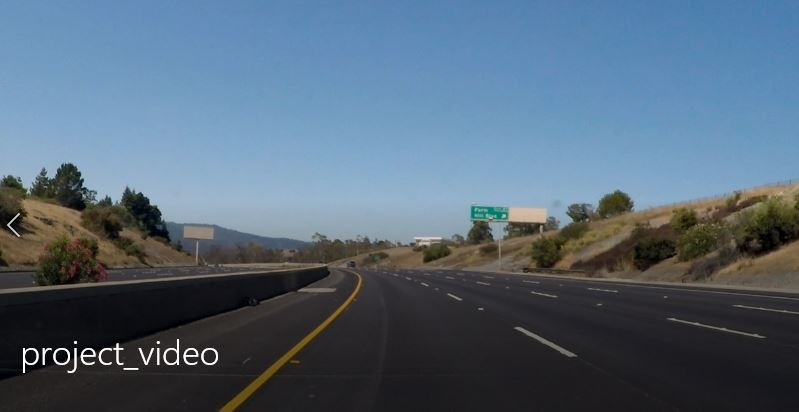
#> input picture ch05/road.jpg, 799 x 412 px
$ python image_crop.py
#> lines starting #> are read from the running program, lines starting #| are printed output that depends on the picture
# Import packages
import cv2
import numpy as np

img = cv2.imread('road.jpg')
#> img is the input picture: shape (412, 799, 3); mean B, G, R 120.2, 103.4, 84.9
print(img.shape) # Print image shape
#| (412, 799, 3)
img_height = img.shape[0]
#> img_height = 412
img_width = img.shape[1]
#> img_width = 799

crop_pos_y = (img_height // 3) * 2
#> crop_pos_y = 274

crop_pt_x = img_height
#> crop_pt_x = 412
cv2.imshow("original", img)

# Cropping an image
# [height, width]
cropped_image = img[crop_pos_y:img_height-1, 200:img_width-100]
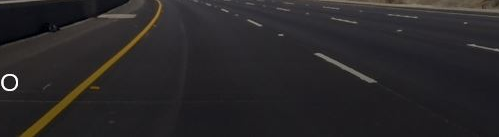
#> cropped_image: shape (137, 499, 3); mean B, G, R 40.2, 38.9, 41.3

# Display cropped image
cv2.imshow("cropped", cropped_image)

# Save the cropped image
cv2.imwrite("Cropped Image.jpg", cropped_image)

cv2.waitKey(0)
cv2.destroyAllWindows()

$ run again, with ch05/namecard.jpg copied over ch05/road.jpg
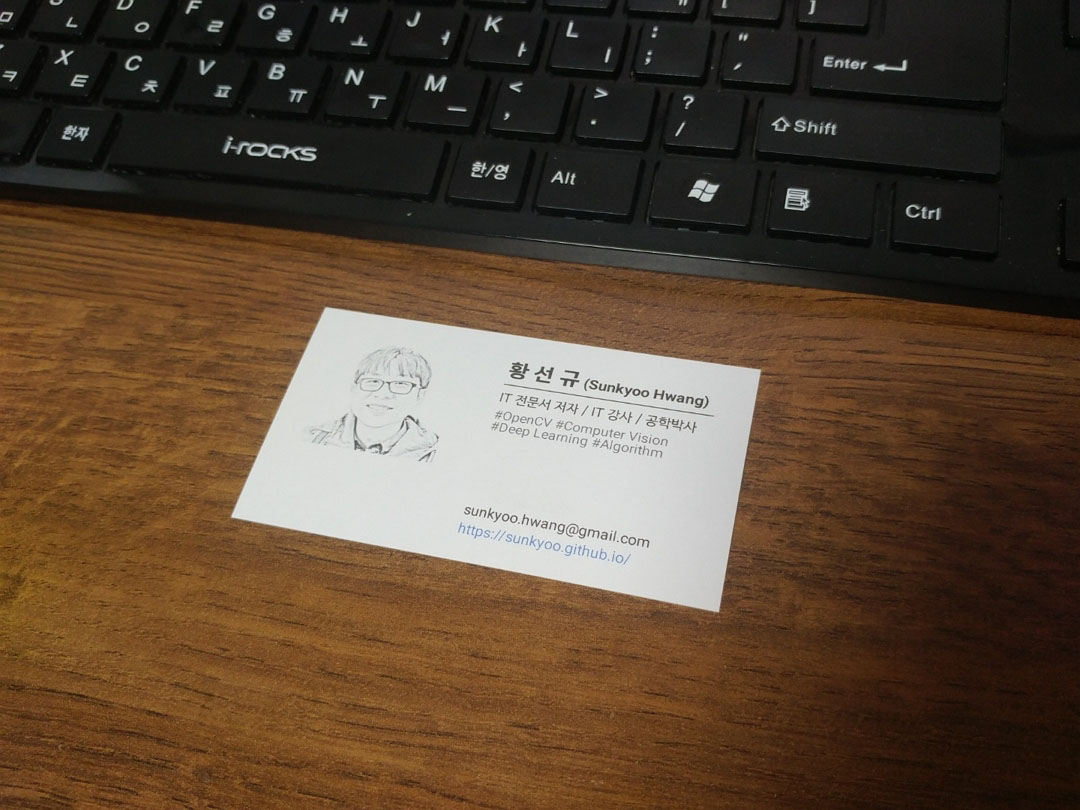
#> input picture ch05/namecard.jpg, 1080 x 810 px
#> img is the input picture: shape (810, 1080, 3); mean B, G, R 53.2, 71.1, 90.7
#| (810, 1080, 3)
#> `cropped_image = img[crop_pos_y:img_height-1, 200:img_width-100]`:
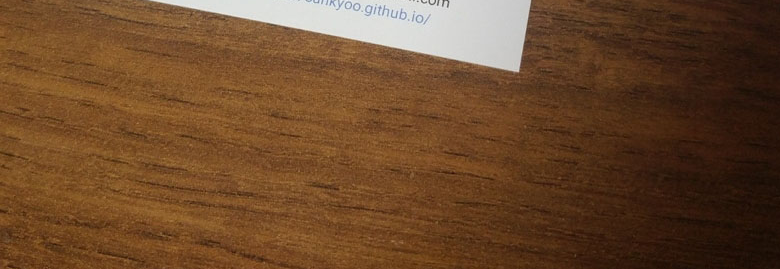
#> cropped_image: shape (269, 780, 3); mean B, G, R 43.9, 73.2, 108.2

$ run again, with ch05/pen.jpg copied over ch05/road.jpg
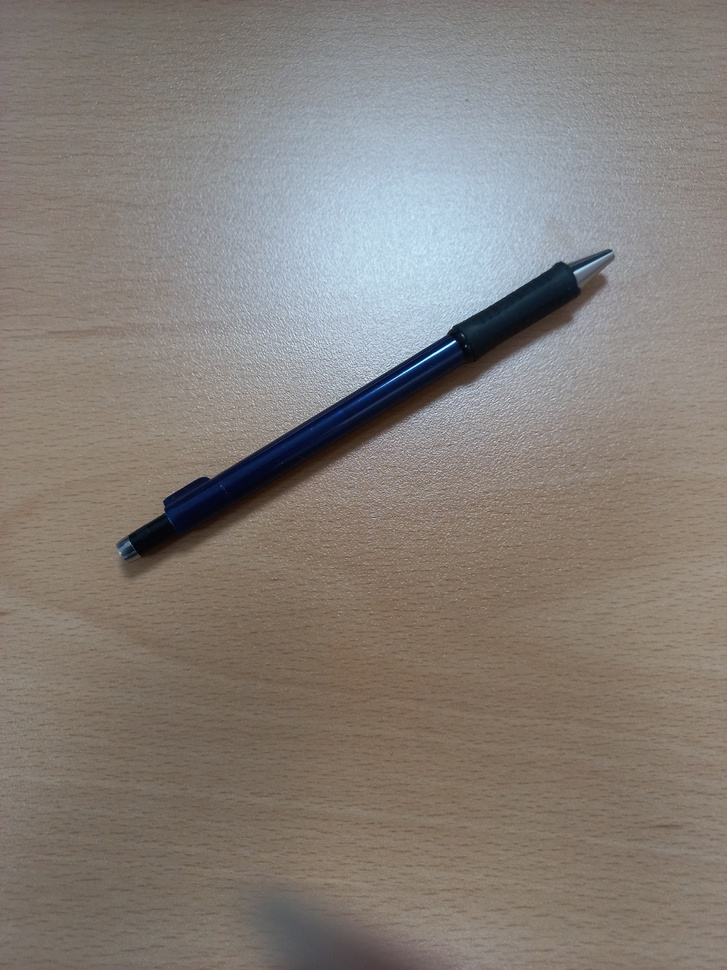
#> input picture ch05/pen.jpg, 727 x 970 px, shrunk from 1080 x 1440 before the run
#> img is the input picture: shape (970, 727, 3); mean B, G, R 120.5, 126.5, 133.5
#| (970, 727, 3)
#> `cropped_image = img[crop_pos_y:img_height-1, 200:img_width-100]`:
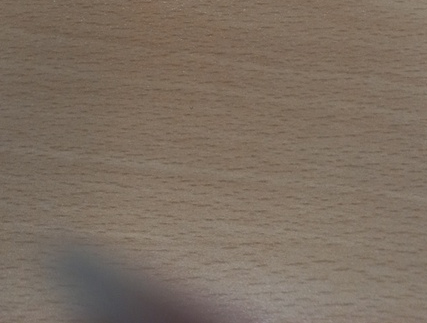
#> cropped_image: shape (323, 427, 3); mean B, G, R 97.4, 110.9, 125.2
